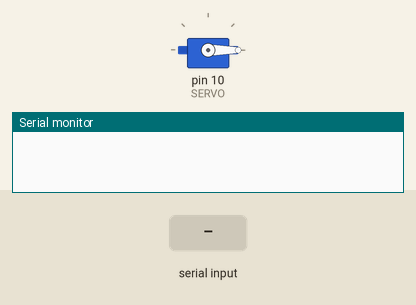
Bench run of a sketch on a simulated Arduino Uno, built with avr-gcc and run on an emulated ATmega328P. Shown: servo, the last lines printed to the serial monitor. The test bench sets the inputs (shaded band).

Above: at 1.3 s.
1.4 s: "90,45\n" received over Serial
At 3.5 s:
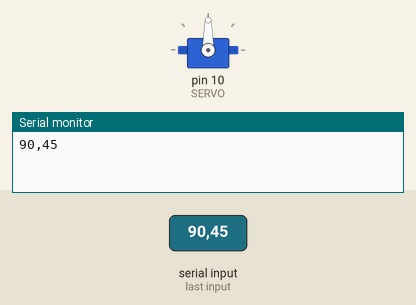
3.8 s: "30,150\n" received over Serial
At 5.4 s:
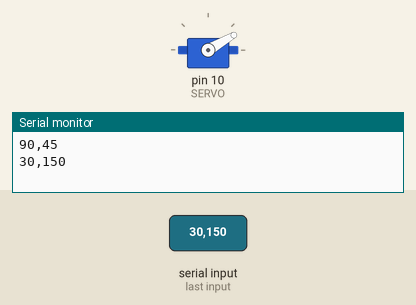
6.3 s: "5\n" received over Serial
At 8.4 s:
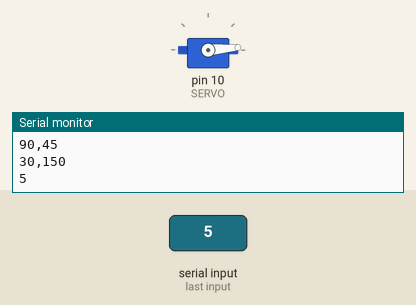
8.7 s: "90\n" received over Serial
At 10.3 s:
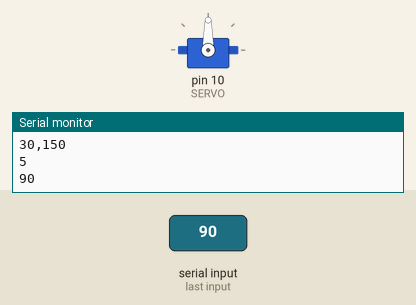
Timing chart, 0 to 11.8 s (numbered marks = the images above; inputs shaded):
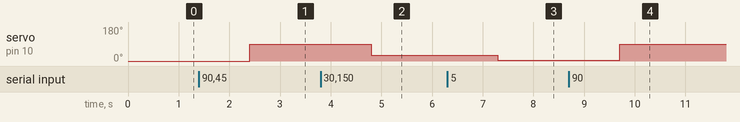

Measured:
- after the input at 1.4 s, servo on pin 10 (SERVO): 0° → 90° after 1.0 s
- after the input at 3.8 s, servo on pin 10 (SERVO): 90° → 30° after 1.0 s
- after the input at 6.3 s, servo on pin 10 (SERVO): 30° → 5° after 1.0 s
- after the input at 8.7 s, servo on pin 10 (SERVO): 5° → 90° after 1.0 s

The sketch:

18_Serialread_servo_cntl.ino
```cpp
#include <Servo.h>

const int SERVO = 10;
int degree = 0;
Servo servo;

void setup() {
  Serial.begin(115200);
  servo.attach(SERVO, 544, 2500);
  servo.write(degree);
  delay(100);
}

void loop() {
  if (Serial.available()) {
    String rx_data = Serial.readString();
    Serial.print(rx_data);
    rx_data.trim();

    degree = rx_data.toInt();

    if (degree >= 0 && degree <= 180) {
       servo.write(degree);
    }

  }
}
```
